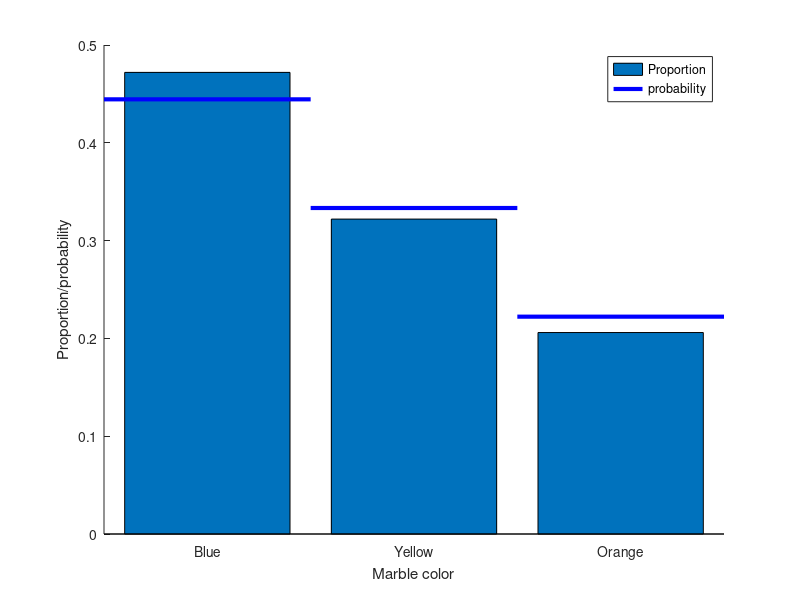

This chart was generated by the following MATLAB code:
%%
%   COURSE: Master statistics and machine learning: intuition, math, code										
%      URL: udemy.com/course/statsml_x/?couponCode=202112 
% 
%  SECTION: Probability theory
%    VIDEO: Compute probabilities
% 
%  TEACHER: Mike X Cohen, sincxpress.com
%

%%

% a clear MATLAB workspace is a clear mental workspace
close all; clear

%% the basic formula

% counts of the different events
c = [ 1 2 4 3 ];

% convert to probability (%)
prob = 100*c / sum(c);

%% the example of drawing marbles from a jar

% colored marble counts
blue   = 40;
yellow = 30;
orange = 20;
totalMarbs = blue + yellow + orange;

% put them all in a jar
jar = cat(1,1*ones(blue,1),2*ones(yellow,1),3*ones(orange,1));

% now we draw 500 marbles (with replacement)
numDraws = 500;
drawColors = zeros(numDraws,1);

for drawi=1:numDraws
    
    % generate a random integer to draw
    randmarble = ceil(rand*numel(jar));
    
    % store the color of that marble
    drawColors(drawi) = jar(randmarble);
end

% now we need to know the proportion of colors drawn
propBlue = sum(drawColors==1) / numDraws;
propYell = sum(drawColors==2) / numDraws;
propOran = sum(drawColors==3) / numDraws;


% plot those against the theoretical probability
figure(1), clf, hold on
bar([ propBlue propYell propOran ])
plot([0.5 1.5],[1 1]*blue/totalMarbs,'b','linew',3)
plot([1.5 2.5],[1 1]*yellow/totalMarbs,'b','linew',3)
plot([2.5 3.5],[1 1]*orange/totalMarbs,'b','linew',3)

set(gca,'xtick',1:3,'XTickLabel',{'Blue';'Yellow';'Orange'})
xlabel('Marble color'), ylabel('Proportion/probability')
legend({'Proportion';'probability'})

%% done.
